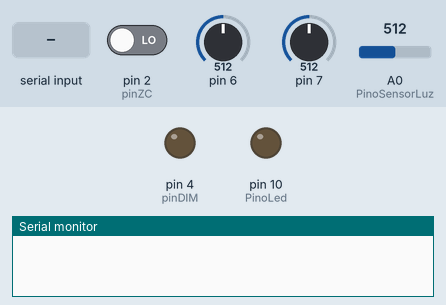
Bench run of a sketch on a simulated Arduino Uno, built with avr-gcc and run on an emulated ATmega328P. Parts: output pins drawn as LEDs (lit = HIGH), the last lines printed to the serial monitor. The test bench sets the inputs (shaded band); at power-on: pin 2 (pinZC) LOW, pin 6 = 512, pin 7 = 512, A0 (PinoSensorLuz) = 512.

Above: at 2.0 s.
2.1 s: "90,45\n" received over Serial
At 3.6 s:
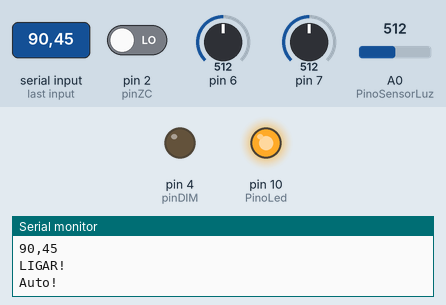
4.5 s: "0\n" received over Serial
6.5 s: "5\n" received over Serial
Timing chart, 0 to 9.5 s (numbered marks = the images above; inputs shaded):
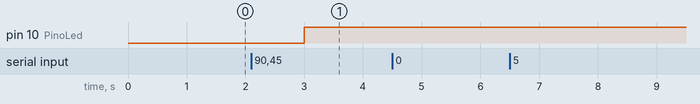

The sketch:

TCC_.ino
```cpp
#include "EmonLib.h"
#include <Wire.h>

int PinoSensorLuz = A0;
int ValorLuz = 0;

#define pinZC 2
#define pinDIM 4

volatile long lum = 50;

int Counter = 5;
char UARTBUFF[1] = {' '};
int PinoLed = 10;
volatile byte interrupt = LOW;

void zeroCross()
{
   if (interrupt){
    if (lum >= 100) lum = 90;
    if (lum <= 0) lum = 10;

    long t1 = 8200L * (100L-lum) / 100L;
    delayMicroseconds(t1);
    digitalWrite(pinDIM, HIGH);
    delayMicroseconds(6);
    digitalWrite(pinDIM, LOW);
   }

}

void setup() {
  // put your setup code here, to run once:
  Serial.begin(9600);

  pinMode(PinoLed, OUTPUT);

  pinMode (pinDIM, OUTPUT);
  pinMode (pinZC, INPUT);
  attachInterrupt(digitalPinToInterrupt(pinZC), zeroCross, RISING);

}

void loop() {
  if (interrupt){
    if (strcmp(UARTBUFF[1], 'A') == 0){
        ValorLuz = analogRead(PinoSensorLuz);
        ValorLuz = (1024 - ValorLuz);
        if (ValorLuz < 0){
           ValorLuz = ValorLuz * -1;
        }
        lum = map(ValorLuz, 0, 1023, 10, 90);
        Serial.println("Auto!");
    }
    else{
      if (strcmp(UARTBUFF[1], 'Z') == 0){
        Counter = 5;
        Serial.println(String(Counter));
      }
      else{
        if ((String(UARTBUFF[1])).toInt() != 0){
          Counter = (String(UARTBUFF[1])).toInt();
          Serial.println(String(Counter));
        }
      }
      Serial.println("Manual!");
      lum = map(Counter, 1, 9, 10, 90);
   }
  }

  delay(1000);
}

void serialEvent(){
  static unsigned short addr = 0;
  addr = 0;
  char data;
  while (Serial.available()){
    data = (char)Serial.read();
    Serial.write(data);
    addr++;
    UARTBUFF[addr] = data;
  }
  interruptor();
}

void interruptor(){
  if (strcmp(UARTBUFF[1], 'P') == 0){
    interrupt = HIGH;
    Serial.println("LIGAR!");
    digitalWrite(PinoLed, HIGH);
  }
  if (strcmp(UARTBUFF[1], 'D') == 0){
    interrupt = LOW;
    Serial.println("DESLIGAR!");
    digitalWrite(PinoLed, LOW);
  }
}
```

Measured:
- after the input at 2.1 s, pin 10 (PinoLed): LOW → HIGH after 0.90 s
